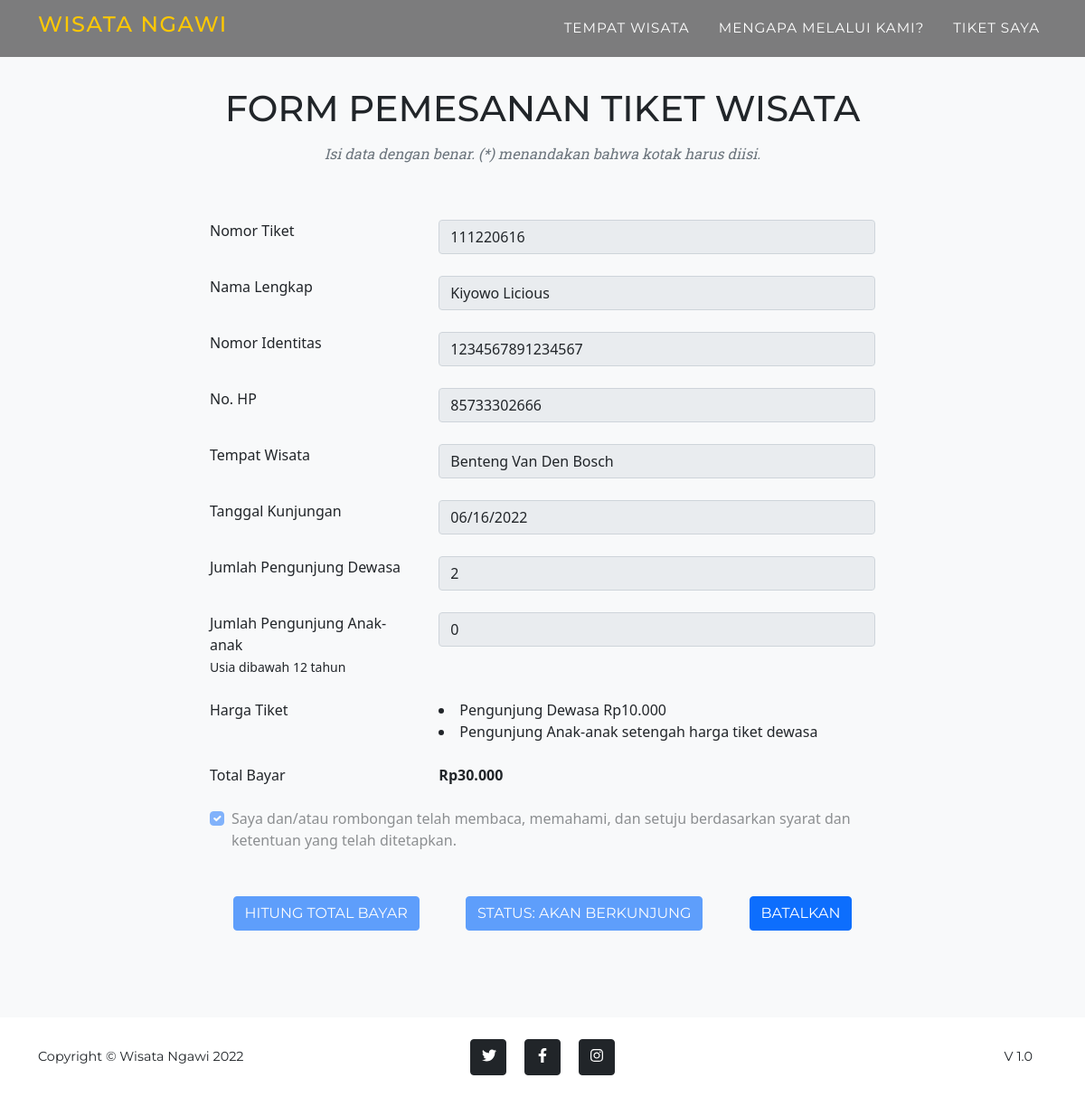
Screenshot of /data_pemesanan.php?tiket=111220616 with the database file from the repository.
### tables this page shows
CREATE TABLE `tiket` (
  `id_tiket` int(11) NOT NULL,
  `id_user` int(11) DEFAULT NULL,
  `wisata` int(11) NOT NULL,
  `pengunjung_dewasa` int(11) DEFAULT NULL,
  `pengunjung_anak` int(11) DEFAULT NULL,
  `tgl_kunjungan` date DEFAULT NULL,
  `total_bayar` int(11) DEFAULT NULL,
  `status` enum('Menghitung','Akan Berkunjung','Dibatalkan','Telah Berkunjung') DEFAULT NULL,
  PRIMARY KEY (`id_tiket`),
  KEY `wisata` (`wisata`),
  KEY `id_user` (`id_user`),
  CONSTRAINT `id_user` FOREIGN KEY (`id_user`) REFERENCES `user` (`id_user`) ON DELETE NO ACTION ON UPDATE CASCADE,
  CONSTRAINT `wisata` FOREIGN KEY (`wisata`) REFERENCES `tempat_wisata` (`id_tempat`) ON DELETE NO ACTION ON UPDATE CASCADE
);

CREATE TABLE `user` (
  `id_user` int(11) NOT NULL AUTO_INCREMENT,
  `nama_lengkap` varchar(25) NOT NULL,
  `nomor_identitas` varchar(16) DEFAULT NULL,
  `no_hp` bigint(12) DEFAULT NULL,
  PRIMARY KEY (`id_user`)
);

CREATE TABLE `tempat_wisata` (
  `id_tempat` int(11) NOT NULL AUTO_INCREMENT,
  `nama` varchar(25) NOT NULL,
  `deskripsi` varchar(100) DEFAULT NULL,
  `lokasi` varchar(255) DEFAULT NULL,
  `alamat` varchar(255) DEFAULT NULL,
  `video` varchar(50) DEFAULT NULL,
  `biaya` int(7) DEFAULT NULL,
  PRIMARY KEY (`id_tempat`)
);

### php/database.php (called while the page is built, shortened)
<?php
class database{
  var $host   = "localhost";
  var $user   = "root";
  var $pass   = "";
  var $db     = "wisata_ngawi";
  function __construct(){
    $this->koneksi = mysqli_connect($this->host, $this->user, $this->pass, $this->db);
  }
  public function index_tiket()
  {
    $id_tiket     = $_GET['tiket'];
    $cek_tiket    = "SELECT tiket.*, tempat_wisata.nama as tempat_wisata, tempat_wisata.biaya as biaya, user.* FROM tiket JOIN tempat_wisata ON tempat_wisata.id_tempat = tiket.wisata JOIN user ON user.id_user = tiket.id_user WHERE id_tiket=".$id_tiket;
    $tiket        = mysqli_query($this->koneksi, $cek_tiket);
    $hasil        = null;
    while($d = mysqli_fetch_array($tiket)){
			$hasil[] = $d;
		}
		return $hasil;
  }
}
?>

### data_pemesanan.php (the view, shortened to what this page needs)
<?php include "header.php";?>
    <nav class="navbar navbar-expand-sm navbar-dark fixed-top navbar-shrink" id="mainNav">
        <div class="container">
            <a class="navbar-brand" href="index.php"><h4>WISATA NGAWI</h4></a>
            <div class="collapse navbar-collapse" id="navbarResponsive">
                <ul class="navbar-nav text-uppercase ms-auto py-4 py-lg-0">
                    <li class="nav-item"><a class="nav-link" href="index.php#wisata">Tempat Wisata</a></li>
                    <li class="nav-item"><a class="nav-link" href="index.php#layanan">Mengapa Melalui Kami?</a></li>
                    <li class="nav-item"><a class="nav-link" data-bs-toggle="modal" href="#tiket_saya">Tiket Saya</a></li>
                </ul>
            </div>
        </div>
    </nav>
    <section class="page-section bg-light">
        <div class="container">
            <div class="text-center">
                <h2 class="section-heading text-uppercase">Form Pemesanan Tiket Wisata</h2>
                <h3 class="section-subheading text-muted">Isi data dengan benar. (*) menandakan bahwa kotak harus diisi.</h3>
            </div>
            <?php
                foreach($db->index_tiket() as $tiket){
            ?>
            <form id="contactForm" action="php/cek_proses.php?proses=pesan&tiket=<?php echo $tiket['id_tiket']; ?>" method="POST">
                <div class="row d-flex justify-content-center mb-4">
                    <div class="col-md-8">
                        <div class="row mb-4">
                            <div class="col-md-4">
                                <label>Nomor Tiket</label>
                            </div>
                            <div class="col-md-8">
                                <div class="form-group">
                                    <input type="text" class="form-control" id="tiket" name="tiket" value="<?php echo $tiket['id_tiket'];?>" readonly>
                                </div>
                            </div>
                        </div>
                        <div class="row mb-4">
                            <div class="col-md-4">
                                <label>Nama Lengkap</label>
                            </div>
                            <div class="col-md-8">
                                <div class="form-group">
                                    <input type="text" class="form-control" id="nama_lengkap" name="nama_lengkap" value="<?php echo $tiket['nama_lengkap'];?>" placeholder="Nama Lengkap" readonly>
                                </div>
                            </div>
                        </div>
                        <div class="row mb-4">
                            <div class="col-md-4">
                                <label>Nomor Identitas</label>
                            </div>
                            <div class="col-md-8">
                                <div class="form-group">
                                    <input type="number" class="form-control" id="nomor_identitas" name="nomor_identitas" value="<?php echo $tiket['nomor_identitas'];?>" placeholder="Nomor Identitas" minlength="16" maxlength="16" readonly>
                                </div>
                            </div>
                        </div>
                        <div class="row mb-4">
                            <div class="col-md-4">
                                <label>No. HP</label>
                            </div>
                            <div class="col-md-8">
                                <div class="form-group">
                                    <input type="tel" class="form-control" id="no_hp" name="no_hp" placeholder="Contoh isian 8577769012" maxlength="12" value="<?php echo $tiket['no_hp'];?>" readonly>
                                </div>
                            </div>
                        </div>
                        <div class="row mb-4">
                            <div class="col-md-4">
                                <label>Tempat Wisata</label>
                            </div>
                            <div class="col-md-8">
                                <div class="form-group">
                                    <input type="text" class="form-control" id="tempat_wisata" name="tempat_wisata" value="<?php echo $tiket['tempat_wisata'];?>" readonly>
                                </div>
                            </div>
                        </div>
                        <div class="row mb-4">
                            <div class="col-md-4">
                                <label>Tanggal Kunjungan</label>
                            </div>
                            <div class="col-md-8">
                                <div class="form-group">
                                    <input type="date" class="form-control" id="tgl_kunjungan" name="tgl_kunjungan" value="<?php echo $tiket['tgl_kunjungan'];?>" readonly>
                                </div>
                            </div>
                        </div>
                        <div class="row mb-4">
                            <div class="col-md-4">
                                <label>Jumlah Pengunjung Dewasa</label>
                            </div>
                            <div class="col-md-8">
                                <div class="form-group">
                                    <input type="number" class="form-control" id="pengunjung_dewasa" name="pengunjung_dewasa" placeholder="Jumlah Pengunjung Dewasa" value="<?php echo $tiket['pengunjung_dewasa'];?>" readonly>
                                </div>
                            </div>
                        </div>
                        <div class="row mb-4">
                            <div class="col-md-4">
                                <label>Jumlah Pengunjung Anak-anak</label>
                                <span><small>Usia dibawah 12 tahun</small></span>
                            </div>
                            <div class="col-md-8">
                                <div class="form-group">
                                    <input type="number" class="form-control" id="pengunjung_anak" name="pengunjung_anak" placeholder="Jumlah Pengunjung Anak-anak" value="<?php echo $tiket['pengunjung_anak'];?>" readonly>
                                </div>
                            </div>
                        </div>
                        <div class="row  mb-4">
                            <div class="col-md-4">
                                <label>Harga Tiket</label>
                            </div>
                            <div class="col-md-8">
                                <li>Pengunjung Dewasa Rp<?php echo number_format($tiket['biaya'], 0, ".", ".")?></li>
                                <li>Pengunjung Anak-anak setengah harga tiket dewasa</li>
                            </div>
                        </div>
                        <div class="row mb-4">
                            <div class="col-md-4">
                                <label>Total Bayar</label>
                            </div>
                            <div class="col-md-8">
                                <label><strong>Rp<?php echo number_format($tiket['total_bayar'], 0, ".", ".")?></strong></label>
                            </div>
                        </div>
                        <div class="row mb-4">
                            <div class="col-md-12">
                                <div class="form-check">
                                    <input class="form-check-input" type="checkbox" value="ya" id="setuju" checked disabled>
                                    <label class="form-check-label" for="flexCheckDefault">
                                        Saya dan/atau rombongan telah membaca, memahami, dan setuju berdasarkan syarat dan ketentuan yang telah ditetapkan.
                                    </label>
                                </div>
                            </div>
                        </div>
                    </div>
                </div>
                <div class="row align-items-stretch  d-flex justify-content-center">
                    <div class="col-md-8 d-flex justify-content-around">
                        <button class="btn btn-primary btn-xl text-uppercase" id="hitung" disabled>Hitung Total Bayar</button>
                        <button class="btn btn-primary btn-xl text-uppercase" id="pesan" type="submit" <?php echo $tiket['status'] == 'Menghitung' ? '' : 'disabled'; ?>><?php echo $tiket['status'] == 'Menghitung' ? 'Pesan Tiket' : 'Status: '.$tiket['status']; ?></button>
                        <a class="btn btn-primary btn-xl text-uppercase <?php echo $tiket['status'] == 'Dibatalkan' ? 'disabled' : ''; ?>" href="php/cek_proses.php?proses=batal&tiket=<?php echo $tiket['id_tiket']; ?>" >Batalkan</a>
                    </div>
                </div>
            </form>
            <?php } ?>
        </div>
    </section>
<?php include "footer.php";?>

### header.php (shortened to what this page needs)
<?php
    include 'php/database.php';
    $db = new database();
?>
<!DOCTYPE html>
<html lang="en">
    <head>
        <link href="css/styles.css" rel="stylesheet" />
        <link href="https://cdn.jsdelivr.net/npm/bootstrap@5.0.2/dist/css/bootstrap.min.css" rel="stylesheet">
    </head>
    <body id="page-top">

### footer.php (shortened to what this page needs)
        <footer class="footer py-4">
            <div class="container">
                <div class="row align-items-center">
                    <div class="col-lg-4 text-lg-start">Copyright &copy; Wisata Ngawi 2022</div>
                    <div class="col-lg-4 my-3 my-lg-0">
                        <a class="btn btn-dark btn-social mx-2" href="https://twitter.com/pemkabngawi" aria-label="Twitter" target="_blank"><i class="fab fa-twitter"></i></a>
                        <a class="btn btn-dark btn-social mx-2" href="https://web.facebook.com/pemkabngawi?_rdc=1&_rdr" aria-label="Facebook" target="_blank"><i class="fab fa-facebook-f"></i></a>
                        <a class="btn btn-dark btn-social mx-2" href="https://www.instagram.com/ngawikab_/" aria-label="Instagram" target="_blank"><i class="fab fa-instagram"></i></a>
                    </div>
                    <div class="col-lg-4 text-lg-end">
                        <a class="link-dark text-decoration-none me-3" href="#!">V 1.0</a>
                    </div>
                </div>
            </div>
        </footer>
    </body>
</html>

### rows the page displays
tiket: tiket "111220616", nama_lengkap "Kiyowo Licious", nomor_identitas "1234567891234567", no_hp "85733302666", tempat_wisata "Benteng Van Den Bosch", tgl_kunjungan "06/16/2022", pengunjung_dewasa "2", pengunjung_anak "0", wisata.biaya "10.000", total_bayar "30.000", status "AKAN BERKUNJUNG"
